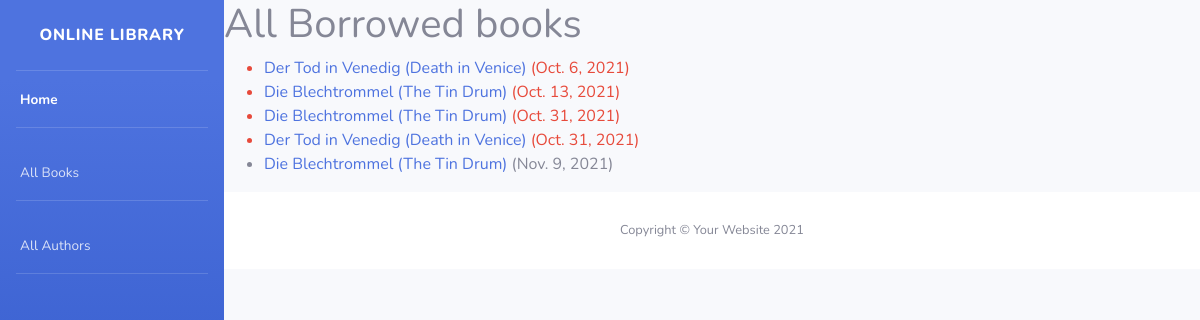
Page /catalog/borrowed/ (signed in) on the committed database.
### catalog/models.py (models this page shows, shortened)
class BookInstance(models.Model):
    id = models.UUIDField(primary_key=True, default=uuid.uuid4,
                          help_text='Unique ID for this particular book across whole library')
    book = models.ForeignKey('Book', on_delete=models.RESTRICT, null=True)
    imprint = models.CharField(max_length=200)
    due_back = models.DateField(null=True, blank=True)
    borrower = models.ForeignKey(User, on_delete=models.SET_NULL, null=True, blank=True)
    LOAN_STATUS = (
        ('m', 'Maintenance'),
        ('o', 'On loan'),
        ('a', 'Available'),
        ('r', 'Reserved'),
    )
    status = models.CharField(
        max_length=1,
        choices=LOAN_STATUS,
        blank=True,
        default='m',
        help_text='Book availability',
    )
    class Meta:
        ordering = ['due_back']
        permissions = (("can_mark_returned", "Set book as returned"),)
    @property
    def is_overdue(self):
        if self.due_back and date.today() > self.due_back:
            return True
        return False

class Book(models.Model):
    title = models.CharField(max_length=200)
    author = models.ForeignKey('Author', on_delete=models.SET_NULL, null=True)
    summary = models.TextField(max_length=1000, help_text='Enter a brief description of the book')
    isbn = models.CharField('ISBN', max_length=13, unique=True,
                            help_text='13 Character <a href="https://www.isbn-international.org/content/what-isbn">ISBN number</a>')
    genre = models.ManyToManyField(Genre, help_text='Select a genre for this book')
    def display_genre(self):
        """Create a string for the Genre. This is required to display genre in Admin."""
        return ', '.join(genre.name for genre in self.genre.all()[:3])
    display_genre.short_description = 'Genre'

### catalog/views.py (the view)
# urls.py: path('borrowed/', views.LoanedBooksListView.as_view(), name='borrowed'),
class LoanedBooksListView(PermissionRequiredMixin, generic.ListView):
    permission_required = 'catalog.can_mark_returned'
    model = BookInstance
    template_name = 'catalog/bookinstance_list_borrowed.html'
    paginate_by = 10
    def get_queryset(self):
        return BookInstance.objects.filter(status__exact='o').order_by('due_back')

### catalog/templates/catalog/bookinstance_list_borrowed.html
{% extends "base_generic.html" %}
{% block content %}
    <h1>All Borrowed books</h1>
    {% if bookinstance_list %}
    <ul>
      {% for bookinst in bookinstance_list %}
      <li class="{% if bookinst.is_overdue %}text-danger{% endif %}">
        <a href="{% url 'book-detail' bookinst.book.pk %}">{{bookinst.book.title}}</a> ({{ bookinst.due_back }})
      </li>
      {% endfor %}
    </ul>
    {% else %}
      <p>There are no books borrowed.</p>
    {% endif %}
{% endblock %}

### rows in the picture
BookInstance: book "Der Tod in Venedig (Death in Venice)", due_back "Oct. 6, 2021"
BookInstance: book "Die Blechtrommel (The Tin Drum)", due_back "Oct. 13, 2021"
BookInstance: book "Die Blechtrommel (The Tin Drum)", due_back "Oct. 31, 2021"
BookInstance: book "Der Tod in Venedig (Death in Venice)", due_back "Oct. 31, 2021"
BookInstance: book "Die Blechtrommel (The Tin Drum)", due_back "Nov. 9, 2021"
